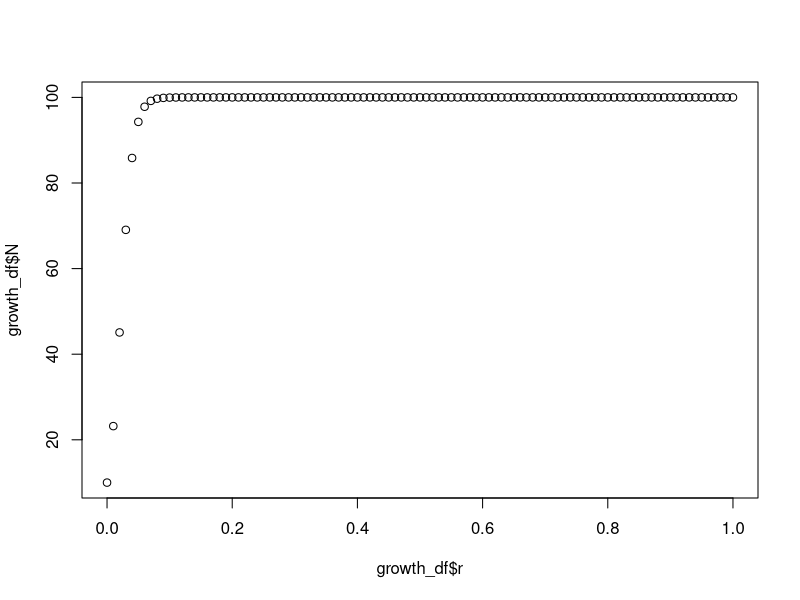
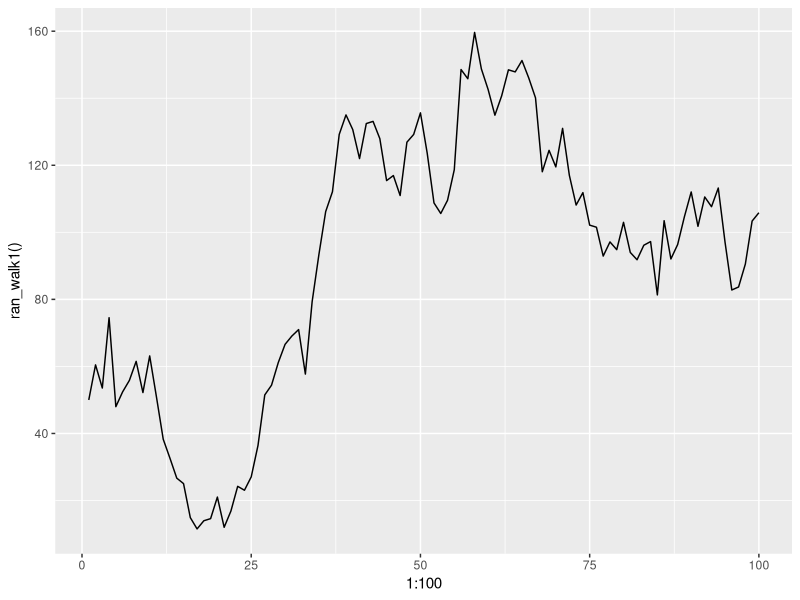
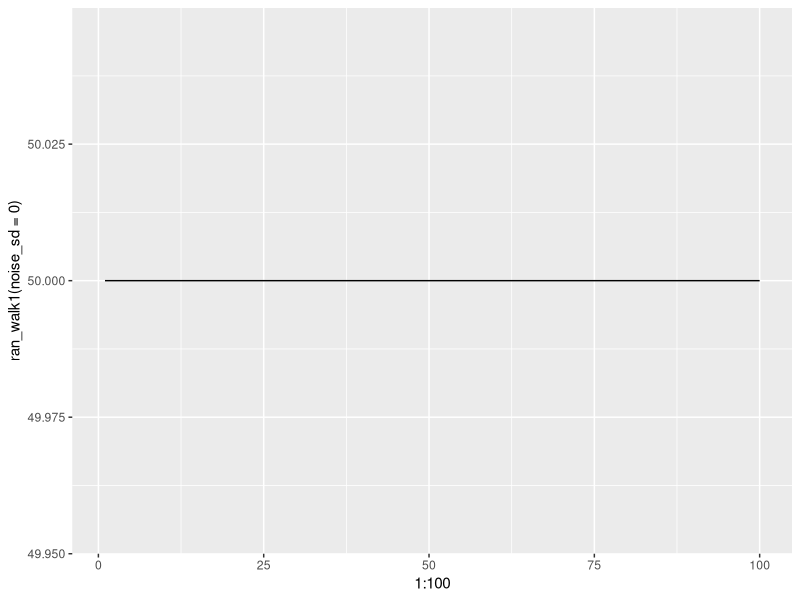
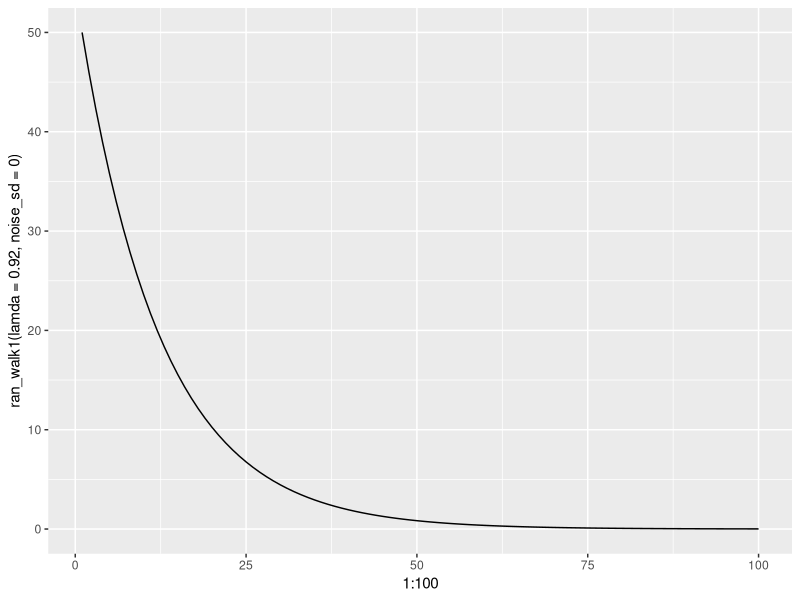
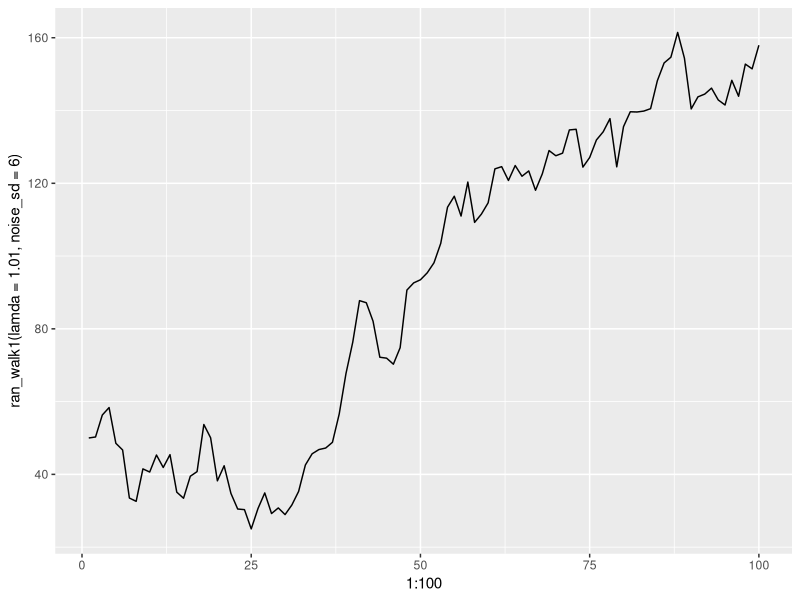

Source code (R) for these figures, in order:
# basic coding with for loops
# february 10th, 2026
# Hannah Grace McNulty


# creating a basic for loop:

for (i in 1:5) { #declared a loop of 1-5
  cat("stuck in a loop", "\n") # the "\n" moves it to the next line in the console
  cat(3 + 2, "\n")
  cat(runif(1), "\n")
}

my_dogs <- c("chow", "akita", "malamute", "husky", "samoyed")

for (i in 1:length(my_dogs)){
  cat("i =", i, "my_dogs[i] =", my_dogs[i], "\n")
}


my_bad_dogs <- NULL 
for (i in 1:length(my_bad_dogs)){
    cat("i =", i, "my_bad_dogs[i] =", my_bad_dogs[i], "\n")

}

for (i in seq_along(my_dogs)){
    cat("i =", i, "my_bad_dogs[i] =", my_bad_dogs[i], "\n")

}


# Tip #1
# ____________
# Dont do things in a loop that you do not need to:
for (i in seq_along(my_dogs)){
  my_dogs[i] <- toupper(my_dogs[i])  #toupper = converts to uppercase
}
#^^^^^^^^^^^^^ this works but you could also just do 
toupper(my_dogs)
#or 
tolower(my_dogs)

# Tip #2
# ____________
# dont change dimensions in the loop
my_dat <- runif(1) #start with a single value

for (i in 2:10){ #define how many runs
  temp <- runif(1) #create a random number
  my_dat <- c(my_dat, temp) #put the two variables together
  #cat("loop numer =", i, my_dat[i], "\n") #im not sure what this is doing?
  print(my_dat)
}

# Tip #3
# ____________
# Dont write a loop if you can vectorize it
my_dat <- 1:10
for (i in seq_along(my_dat)){
  my_dat[i] <- my_dat[i] + my_dat[i]^2
  cat("loop numer =", i,"vector element =", my_dat[i], "\n")
}
#^^^^^^^^^^^^ above is the exact same thing as below
z <- 1:10
z <- z + z^2
# DO THIS

# Tip #4
# ____________
# remember the difference between i and z[i]
z <- c(10, 2, 4)
for (i in seq_along(z)){
  cat("i =", i, "z[i] =", z[i], "\n")
}

# Tip #5
# ____________
# dont have to loop through everything
z <- 1:20
for (i in seq_along(z)){
  if(i %% 2 ==0) next #next is a control # this is saying i\2, if its 0 move to the next = basically removing all even numbers
  print(i)
}



##########################################
# Look at the parameter space of the logistic growth model with a for loop


my_function <- function(N0 = 10, r = 0.3, K = 100, tf = 100, ts = 1){
  # FUNCTION: my_function
  # PURPOSE: Run a logistic growth model and return a dataframe with columns for population size and time.
  # INPUTS: No: initial population size, r: growth rate, K: carrying capacity, tfinal: end time, ts: time step 
  # OUTPUTS: dataframe of Population size over Time

  t <- seq(from = 1, to = tf, by = ts) #from year 1-100, by 1 = as defined in the function header

  e <- 2.7182 #constant doesn't change, find the name

  n <-  K/(1+((K-N0)/N0)*e^(-r*t)) #equation to find n

  df <- data.frame(t, n) #combine variables n and t into a data frame

  return(df)

}

r_vec <- seq(0,1, by = .01) #vector of little r's :values we want

container_vec <- rep(NA, length(r_vec)) #storage for max(n) :container, filled full of NAs based on the length of the first vector

for (i in seq_along(r_vec)){
  temp_df <- my_function(r = r_vec[i])
  max_n <- max(temp_df$n)
  #print(max_n) if you wanna just look at rhe max value for checking
  container_vec[i] <- max_n #storage us happening here!
}

growth_df <- data.frame(r = r_vec, N = container_vec)
head(growth_df)

plot(x = growth_df$r, y = growth_df$N)

#####################################################
# 2D parameter sweep for log growth function
# outputs matrix

# vectors for r and K  parameters
r_values <- seq(0,1, length_out = 100)
K_values <- seq(10,1000, length.out = 100)



growth_sweep <- function(rvec, kvec){
  #storage function
  stor_mat <- matrix(NA, nrow = length(rvec), ncol = length(kvec))

  for (i in seq_along(rvec)){ #rows
    for (j in seq_along(kvec)){ #cols

      #run long growth
      tmp_df <- my_function(r = rvec[i], K = kvec[j])

      #store max n in 2d matrix
      stor_mat[i,j] <- max(tmp_df$population)
    }
  }
  return(stor_mat)
}


# run growth param sweep
growth_mat <- growth_sweep(rvec = r_values, kvec = K_values)


#####################################################
# 2D parameter sweep for log growth function
# outputs a data frame

# vectors for r and K  parameters
r_values <- seq(0,1, length_out = 100)
K_values <- seq(10,1000, length.out = 100)



growth_sweep <- function(rvec, kvec){
  #row indexing variable
  counter <- 1
  
  #create storage dataframe
  dflength <- length(rvec)* length(kvec) #how long is the df
  r_out <- rep(NA, dflength)
  k_out <- rep(NA, dflength)
  maxn_out <- rep(NA, dflength)

  # turn vecs to df
  storage_df <- data.frame(r_out, k_out, maxn_out)

  # enther out loops
  for (i in seq_along(rvec)){ #rows
    for (j in seq_along(kvec)){ #cols

      #run long growth
      tmp_df <- my_function(r = rvec[i], K = kvec[j])

      #store max n in dataframe
        storage_df$maxn_out[counter] <- max(tmp_df$population)
        storage_df$r_out[counter] <- rvec[i] # value for r stored
        storage_df$k_out[counter] <- kvec[j] # value for k stores
      counter <- counter+1 # increase counter
    }
  }
  return(storage_df)
}

# run growth param sweep
df <- growth_sweep(rvec = r_values, kvec = K_values)
head(df)




# create a random walk function

############################################
# NAME: ran_walk
# purpose: conduct a random walk
# input: times = number of timesteps
#        n1 = inital pop size
#        lamda = finite rate of increase
#        noise_sd = 10
# output: vector n with population size > 0 until extinction
#
library(ggplot2)

ran_walk <- function(times = 100, n1 = 50, lamda = 1, noise_sd = 10){
  n <- rep(NA, times) # create out output vec : storage container!!
  n[1] <- n1 # initalize init pop size
  noise <- rnorm(n = 100, mean = 0, sd = noise_sd) # created noise/error

  for (i in 1:times-1){ # have to do times-1 b/c we gave it a starting value
      n[i + 1] <- lamda*n[i] + noise[i] # we already have something in i so we have to give it i+1 to go to the second place
      if(n[i +1] <= 0){
        n[i+1] <- NA
        cat("Population Extinction at Time", i+1, "\n")
        break
      }
  }

  return(n) # after the loop but before the function closes

}


ran_walk1 <- function(times=100,n1=50,lamda=1.00,noise_sd=10) {
                n <- rep(NA,times)  # create output vector
                n[1] <- n1 # initialize with starting population size
                noise <- rnorm(n=times,mean=0,sd=noise_sd) # create noise vector
                for(i in 1:(times-1)) {
                  n[i + 1] <- lamda*n[i] + noise[i]
                  if(n[i + 1] <=0) {
                    n[i + 1] <- NA
                    cat("Population extinction at time",i+1,"\n")
                    break}
                }

return(n)
}


x <- ran_walk1()
x

#plotting with default values
qplot(x=1:100, y=ran_walk1(), geom= "line")

#no noise/not so random walk
qplot(x=1:100, y=ran_walk1(noise_sd = 0), geom= "line")

# no noise and adjust lamda
qplot(x=1:100, y=ran_walk1(lamda = 0.92, noise_sd = 0), geom= "line")

# add some stoch back make lamda >1
qplot(x=1:100, y=ran_walk1(lamda = 1.01, noise_sd = 6), geom= "line")

